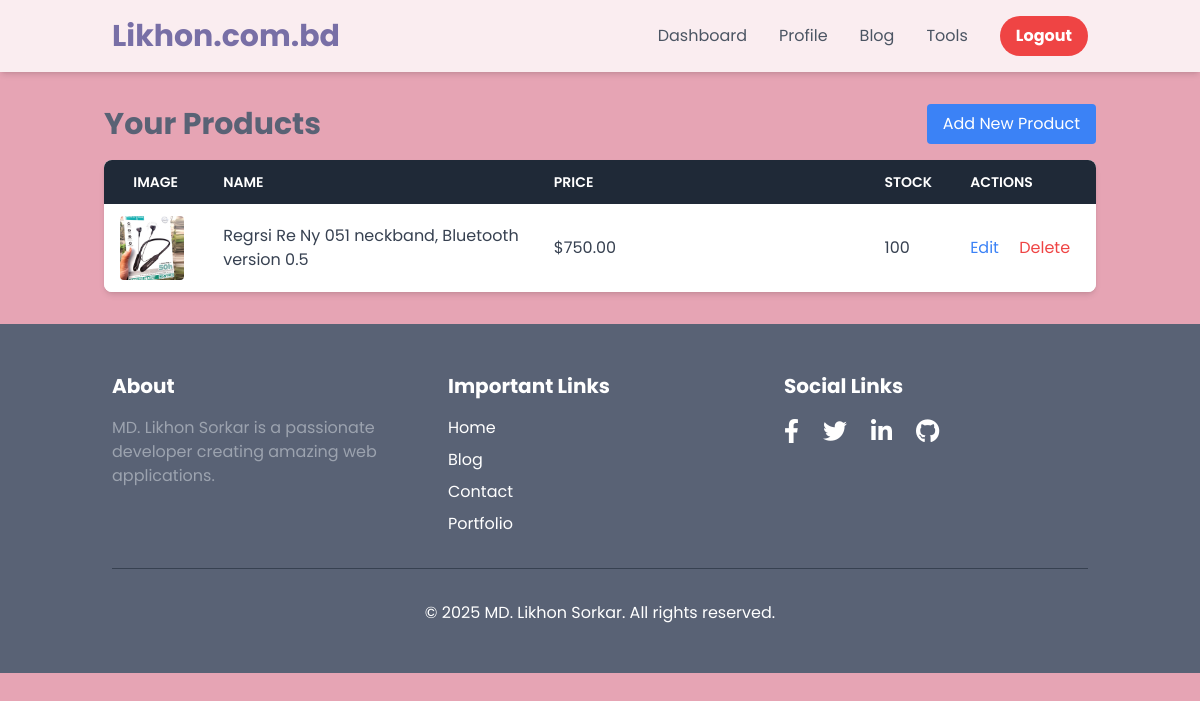
/shop/seller/products/ (signed in), run on the app's committed database.
### apps/shop/models.py (models this page shows, shortened)
class Product(models.Model):
    name = models.CharField(max_length=255)
    slug = models.SlugField(unique=True)
    description = models.TextField(blank=True)
    short_description = models.TextField(blank=True)
    sku = models.CharField(max_length=100, unique=True)
    price = models.DecimalField(max_digits=10, decimal_places=2)
    sale_price = models.DecimalField(max_digits=10, decimal_places=2, null=True, blank=True)
    stock_quantity = models.IntegerField(default=0)
    is_active = models.BooleanField(default=True)
    is_featured = models.BooleanField(default=False)
    categories = models.ManyToManyField(ProductCategory, related_name='products')
    created_by = models.ForeignKey(User, on_delete=models.SET_NULL, null=True, related_name='created_products')
    created_at = models.DateTimeField(auto_now_add=True)

class ProductImage(models.Model):
    product = models.ForeignKey(Product, on_delete=models.CASCADE, related_name='images')
    image = models.ImageField(upload_to='products/gallery/')
    alt_text = models.CharField(max_length=255, blank=True)
    created_by = models.ForeignKey(User, on_delete=models.SET_NULL, null=True, related_name='created_product_images')

### apps/shop/views.py (the view)
# urls.py: path('seller/products/', views.seller_products, name='seller_products'),
@login_required
def seller_products(request):
    products = Product.objects.filter(created_by=request.user)
    return render(request, 'seller/product_list.html', {'products': products})

### apps/shop/templates/seller/product_list.html
{% extends "base.html" %}
{% block contents %}
<div class="container mx-auto px-4 py-8">
    <div class="flex justify-between items-center mb-4">
        <h1 class="text-3xl font-bold">Your Products</h1>
        <a href="{% url 'create_product' %}" class="bg-blue-500 text-white px-4 py-2 rounded hover:bg-blue-600">Add New Product</a>
    </div>
    <div class="bg-white shadow-md rounded-lg overflow-x-auto">
        <table class="min-w-full bg-white">
            <thead class="bg-gray-800 text-white">
                <tr>
                    <th class="py-3 px-4 uppercase font-semibold text-sm">Image</th>
                    <th class="w-1/3 text-left py-3 px-4 uppercase font-semibold text-sm">Name</th>
                    <th class="w-1/3 text-left py-3 px-4 uppercase font-semibold text-sm">Price</th>
                    <th class="text-left py-3 px-4 uppercase font-semibold text-sm">Stock</th>
                    <th class="text-left py-3 px-4 uppercase font-semibold text-sm">Actions</th>
                </tr>
            </thead>
            <tbody class="text-gray-700">
                {% for product in products %}
                <tr>
                    <td class="py-3 px-4">
                        {% if product.images.first %}
                            <img src="{{ product.images.first.image.url }}" alt="{{ product.images.first.alt_text }}" class="h-16 w-16 object-cover rounded">
                        {% endif %}
                    </td>
                    <td class="w-1/3 text-left py-3 px-4">{{ product.name }}</td>
                    <td class="w-1/3 text-left py-3 px-4">${{ product.price }}</td>
                    <td class="text-left py-3 px-4">{{ product.stock_quantity }}</td>
                    <td class="text-left py-3 px-4">
                        <a href="{% url 'edit_product' product.id %}" class="text-blue-500 hover:underline">Edit</a>
                        <a href="{% url 'delete_product' product.id %}" class="text-red-500 hover:underline ml-4">Delete</a>
                    </td>
                </tr>
                {% empty %}
                <tr>
                    <td colspan="5" class="text-center py-4">You have not created any products yet.</td>
                </tr>
                {% endfor %}
            </tbody>
        </table>
    </div>
</div>
{% endblock contents %}

### static/css/style.css (style rules this page uses)
html, :host { line-height: 1.5; -webkit-text-size-adjust: 100%; -moz-tab-size: 4; -o-tab-size: 4; tab-size: 4; font-family: ui-sans-serif, system-ui, sans-serif, "Apple Color Emoji", "Segoe UI Emoji", "Segoe UI Symbol", "Noto Color Emoji"; font-feature-settings: normal; font-variation-settings: normal; -webkit-tap-highlight-color: transparent; }
body { margin: 0; line-height: inherit; }
h1, h2, h3, h4, h5, h6 { font-size: inherit; font-weight: inherit; }
a { color: inherit; text-decoration: inherit; }
table { text-indent: 0; border-color: inherit; border-collapse: collapse; }
blockquote, dl, dd, h1, h2, h3, h4, h5, h6, hr, figure, p, pre { margin: 0; }
img, svg, video, canvas, audio, iframe, embed, object { display: block; vertical-align: middle; }
img, video { max-width: 100%; height: auto; }
.container { width: 100%; }
@media (min-width: 640px) { .container { max-width: 640px; } }
@media (min-width: 768px) { .container { max-width: 768px; } }
@media (min-width: 1024px) { .container { max-width: 1024px; } }
.mx-auto { margin-left: auto; margin-right: auto; }
.mb-4 { margin-bottom: 1rem; }
.ml-4 { margin-left: 1rem; }
.flex { display: flex; }
.h-16 { height: 4rem; }
.w-1\/3 { width: 33.333333%; }
.w-16 { width: 4rem; }
.min-w-full { min-width: 100%; }
.items-center { align-items: center; }
.justify-between { justify-content: space-between; }
.overflow-x-auto { overflow-x: auto; }
.scroll-smooth { scroll-behavior: smooth; }
.rounded { border-radius: 0.25rem; }
.rounded-lg { border-radius: 0.5rem; }
.bg-blue-500 { --tw-bg-opacity: 1; background-color: rgb(59 130 246 / var(--tw-bg-opacity, 1)); }
.bg-gray-800 { --tw-bg-opacity: 1; background-color: rgb(31 41 55 / var(--tw-bg-opacity, 1)); }
.bg-porcelain-rose { --tw-bg-opacity: 1; background-color: rgb(230 164 180 / var(--tw-bg-opacity, 1)); }
.bg-white { --tw-bg-opacity: 1; background-color: rgb(255 255 255 / var(--tw-bg-opacity, 1)); }
.object-cover { -o-object-fit: cover; object-fit: cover; }
.px-4 { padding-left: 1rem; padding-right: 1rem; }
.py-2 { padding-top: 0.5rem; padding-bottom: 0.5rem; }
.py-3 { padding-top: 0.75rem; padding-bottom: 0.75rem; }
.py-8 { padding-top: 2rem; padding-bottom: 2rem; }
.text-left { text-align: left; }
.text-3xl { font-size: 1.875rem; line-height: 2.25rem; }
.text-sm { font-size: 0.875rem; line-height: 1.25rem; }
.font-bold { font-weight: 700; }
.font-semibold { font-weight: 600; }
.uppercase { text-transform: uppercase; }
.text-blue-500 { --tw-text-opacity: 1; color: rgb(59 130 246 / var(--tw-text-opacity, 1)); }
.text-gray-700 { --tw-text-opacity: 1; color: rgb(55 65 81 / var(--tw-text-opacity, 1)); }
.text-pencil-lead { --tw-text-opacity: 1; color: rgb(89 98 117 / var(--tw-text-opacity, 1)); }
.text-red-500 { --tw-text-opacity: 1; color: rgb(239 68 68 / var(--tw-text-opacity, 1)); }
.text-white { --tw-text-opacity: 1; color: rgb(255 255 255 / var(--tw-text-opacity, 1)); }
.shadow-md { --tw-shadow: 0 4px 6px -1px rgb(0 0 0 / 0.1), 0 2px 4px -2px rgb(0 0 0 / 0.1); --tw-shadow-colored: 0 4px 6px -1px var(--tw-shadow-color), 0 2px 4px -2px var(--tw-shadow-color); box-shadow: var(--tw-ring-offset-shadow, 0 0 #0000), var(--tw-ring-shadow, 0 0 #0000), var(--tw-shadow); }

### apps/core/templates/header.html (style rules this page uses)
body { font-family: 'Poppins', sans-serif; }

### data on the page
Product: images.first.image (picture), name "Regrsi Re Ny 051 neckband, Bluetooth version 0.5", price "750.00", stock_quantity "100"
